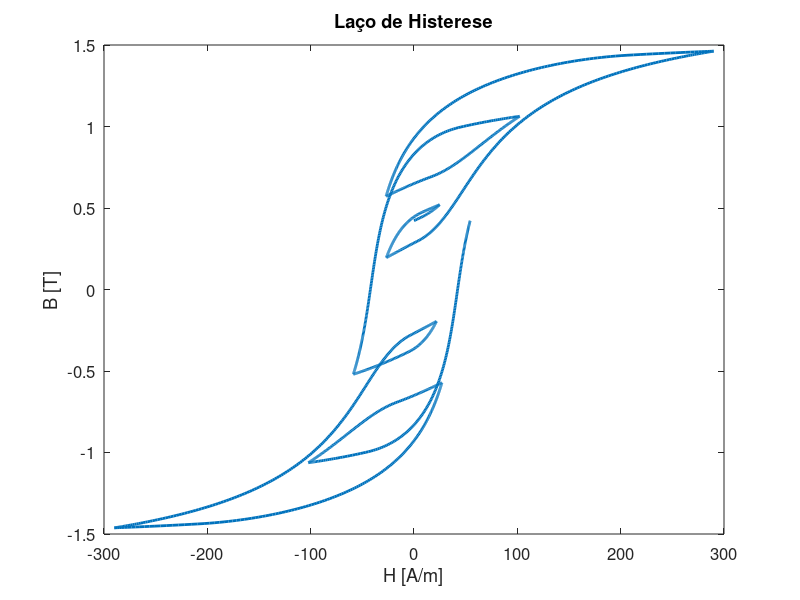
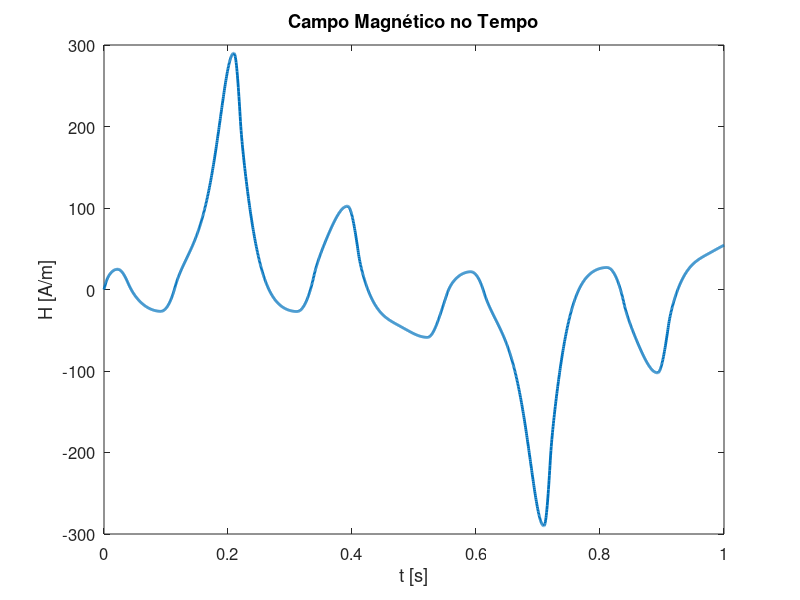
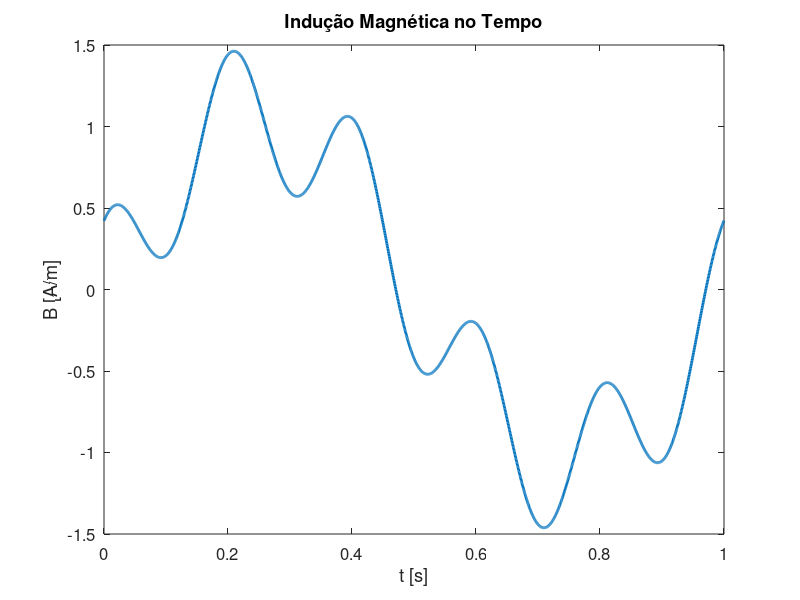
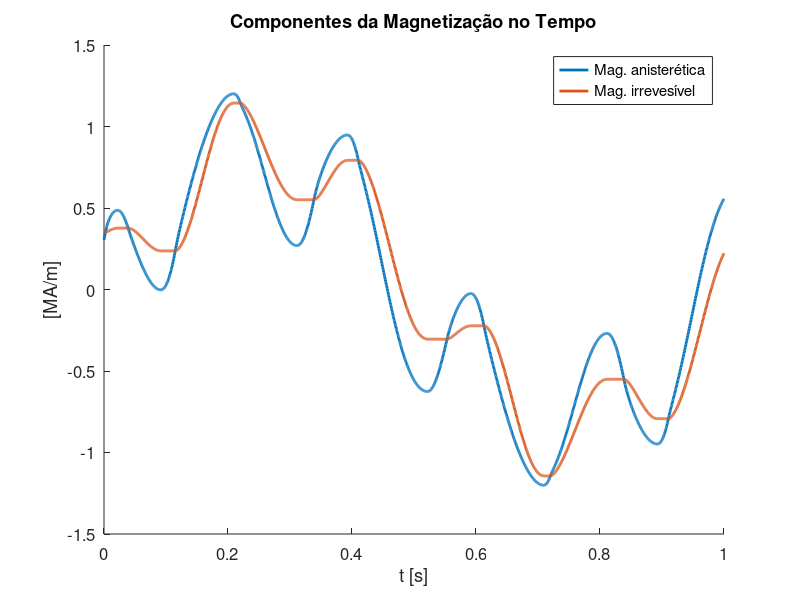

The MATLAB script that drew these images, in order:
%%%%%%%%%%%%%%%%%%%%%%%%%%%%%%%%%%%%%%%%%%%%%%%%%%%%%%%%%%%%%%%%%%%%%%%%%%%%%%%
%
% Implementação do modelo de Jiles-Atherton escalar [1] (e, por
% consequência isotrópico) para cálculo da histerese em materiais
% magnéticos.
%
% EEL510236-41000056DO/ME (20251) - Materiais Elétricos e Magnéticos
%
% Matheus Henrique Wagner
%
%   De acordo com o modelo de Jiles-Atherton, a histerese magnética é modelada
% através de uma Equação Diferencial Ordinária (EDO) no tempo (t). A variável a
% ser integrada (ou variável dinâmica, também às vezes chamada de variável de
% estado) é a magnetização irreversível (M_ir) do material. O modelo também
% pode ser formulado para que a magnetização total (M) seja a variável de
% estado.
%
%   Não houve problemas com essa formulação no problema escalar, ao menos nos
% casos testados com magnetização inicial nula. Já no caso vetorial
% (Bergqvist) [1], algumas questões numéricas fazem com que a formulação
% baseada em `M_ir` seja cerca de 500x mais eficiente.
%
%   Além disso, levando em consideração que em modelos de elementos finitos a
% variável de estado é comumente o potencial (vetor) magnético, de onde se
% encontra de forma direta a indução magnética, a formulação aqui utilizada
% toma como excitação a indução, diferentemente do modelo original, que é
% excitado por campo magnético.
%
%   OBS.: este script foi testado em Octave e pode necessitar pequenas
% adaptações de sintaxe para rodar em MATLAB. Uma alternativa é utilizar o
% `OctaveOnline`:
% https://octave-online.net/workspace~afrqkndQgtEXNgCGTdPQCnxbcHehzbjhXwikwxfcRFZpyxVj
%
%   1. FORMULAÇÃO
%
%   Neste script a formulação com `M` sendo a variável de estado é utilizada.
% Ou seja, o problema a ser resolvido é
%
%                          - t
%                        /
%                       |  dM
%     M(t) = M(ti) +    |  -- dt ,  (1)
%                       |  dt
%                      /
%                    -  ti
%
% sendo `ti` o tempo inicial, e utiliza-se a indução magnética (B) como
% excitação
%
%     dM   dM dB
%     -- = -- -- ,  (2)
%     dt   dB dt
%
%               dM
%               --
%     dM        dH
%     -- = -------------- ,
%     dB             dM
%          mu0 ( 1 + -- )
%                    dH
%
%                   dM_an         dM_ir
%                 c ----- + (1-c) -----
%     dM             dHe           dHe
%     -- = ------------------------------------ ,
%     dH                dM_an          dM_ir
%          1 - alpha (c ------ + (1-c) ----- )
%                        dHe            dHe
%
% sendo `alpha` (acoplamento inter-domínio) e `c` (reversibilidade da
% magnetização) parâmetros do modelo, `mu0` a permeabilidade magnética do
% vácuo, `H` o campo magnético e (baseando-se em Bergqvist [1] para a
% derivada de `M_ir`)
%
%     He = H + alpha M,
%
%     M_an = ms (coth(He/a)-(a/He)),
%
%                 -  | M_an - M_ir |                    dH
%     dM_ir     /    --------------- , se (M_an - M_ir) -- > 0     (3)
%     ----- = -             k                           dt      ,
%      dHe      \
%                 -         0        , caso contrário
%
% sendo `ms` (magnetização de saturação), `a` (densidade de paredes de domínio)
% e `k` (energia média necessária para romper `fixamento` (pinning)) são
% parâmetros do modelo e
%
%            M - c M_an
%     M_ir = ---------- .  (4)
%              1-c
%
%   Neste trabalho, `dH/dt` na equação 3 será substituído por `dB/dt`, visto
% que a derivada de ambos no caso escalar tem o mesmo sinal, assim
%
%                 -  | M_an - M_ir |                    dB
%     dM_ir     /    --------------- , se (M_an - M_ir) -- > 0
%     ----- = -             k                           dt      .
%      dHe      \
%                 -         0        , caso contrário
%
%   Também nota-se que na equação 4 fica implícita a relação entre as
% componentes reversível (M_an) e irreversível (M_ir) da magnetização total
% (M):
%
%     M = c M_an + (1-c) M_ir.
%
%   OBS.: os parâmetros do modelo de histerese utilizados para simulação neste
% script provém de [2], tabela 6.1, coluna `Conhecido`. São eles:
%
%   +----------+-------------+
%   | ms [A/m] | 1,47 x 10^6 |
%   +----------+-------------+
%   | k [A/m]  | 70,0        |
%   +----------+-------------+
%   | c        | 340 x 10^-3 |
%   +----------+-------------+
%   | a [A/m]  | 89,0        |
%   +----------+-------------+
%   | alpha    | 169 x 10^-6 |
%   +----------+-------------+
%
%   2. INTEGRAÇÃO
%
%   A resolução numérica de EDOs no tempo (também chamadas de Problema de
% Valor Inicial (PVI)) é realizada através de integradores.
%
%   Esse tópico é tema de pesquisa há várias décadas, pois é fundamental para
% muitas áreas da física e engenharia. Na elétrica, qualquer estudo transiente
% de equipamento ou circuito precisa resolver numericamente um PVI. Dessa
% forma, existem diversos algoritmos exaustivamente estudados e testados à
% nossa disposição.
%
%   Para este script em questão, é relevante saber que os algoritmos
% implementados para resolução de PVIs ditos explícitos (caso do modelo de
% Jiles-Atherton) são padronizados para ter como `entrada` a função f(x, t)
% definida por
%
%               dx
%     f(x, t) = -- ,
%               dt
%
% sendo `x` a variável de estado, e também o valor inicial (x_0) e o intervalo
% de integração [ti, tf].
%
%   3. IMPLEMENTAÇÃO
%
%   A implementação consiste em fornecer uma função `dmdt` que calcule o lado
% esquerdo da equação 2, tendo como entradas o valor atual de `M` e a excitação
% `B` e `dB/dt`, ou seja,
%
%     f(M, t) = dmdt(M, B(t), dBdt(t)).
%
%   Assim, também se faz necessário fornecer uma excitação de indução
%   magnética arbitrária, juntamente com uma função para cálculo da sua
%   derivada.
%
%   3.1. INTEGRADORES DE EDO DO OCTAVE/MATLAB
%
%   Runge-Kutta
%   -----------
%
%   Os métodos Runge-Kutta são implementados pela própria biblioteca do Octave.
%
%     `ode45`: integra um sistema de EDOs non-stiff (ou EDAs (Equações
%     Diferencias Algébricas) de indíce 1) usando o método de Dormand-Prince de
%     ordem alta e passo variável
%
%     `ode23`: integra um sistema de EDOs non-stiff (ou EDAs de índice 1).
%     Utiliza o método de Bogacki-Shampine de ordem 3 e adapta o tamanho de
%     passo local de acordo com uma tolerância especificada pelo usuário.
%
%     `ode23s`: integra um sistem de EDOs stiff (ou EDAs de índice 1)
%     utilizando um método de Rosenbrock de ordem 2 modificado.
%
%
%   Métodos de passo múltiplo
%   -------------------------
%
%   Métodos que utilizam o IDA, da biblioteca (c) SUNDIALS:
%
%     `ode15s`: integra um sistema de EDOs stiff (ou EDAs de índice 1)
%     utilizando um método de passo e ordem variáveis baseado nas fórmulas de
%     diferenciação atrasadas (Backward Difference Formulas (BDF)).
%
%     `ode15i`: integra um sistema de EDOs ímplicitas (ou EDAs de índice 1)
%     utilizando o mesmo método da `ode15s`.
%
%   Método que utiliza o LSODE, da biblioteca (Fortran 77) ODEPACK:
%
%     `lsode`: integra um sistema de EDOs stiff ou non-stiff. Utiliza métodos
%     de passo e ordem variáveis, sendo (BDF) para EDOs stiff.
%
%   OBS.: neste script limita-se ao uso do solver `lsode`. A utilização de
% qualquer um dos outros solvers tem sintaxe praticamente idêntica.
%
%   4. VISUALIZAÇÃO
%
%   Alguns gráficos são gerados para visualização dos resultados, são eles:
%
%  - Laço de histerese;
%  - Campo magnético no tempo;
%  - Indução no tempo;
%  - Componentes da magnetização no tempo.
%
%   Esses gráficos são gerados para os seguintes casos:
%
%  - Curva de magnetização inicial;
%  - Aumento gradual da indução máxima alternada, formando laços de
%    variadas amplitudes;
%  - Indução com harmônicas de 3º e 5º grau, formando laços menores
%    deslocados do 0,0;
%
%   5. REFERÊNCIAS
%
% [1]: Gyselinck, Johan & Dular, Patrick & Sadowski, Nelson & Leite, J.V.
% & Bastos, J.P.A.. (2004). Incorporation of a Jiles-Atherton vector
% hysteresis model in 2D FE magnetic field computations: Application of
% the Newton-Raphson method. COMPEL: The International Journal for
% Computation and Mathematics in Electrical and Electronic Engineering.
% 23. 685-693. 10.1108/03321640410540601.
%
% [2]: Batistela, N. J. (2001). Caracterização e modelagem eletromagnética
% de lâminas de aço silício. Tese (doutorado) - Universidade Federal de
% Santa Catarina, Florianópolis, SC, Brasil.
%
%%%%%%%%%%%%%%%%%%%%%%%%%%%%%%%%%%%%%%%%%%%%%%%%%%%%%%%%%%%%%%%%%%%%%%%%%%%%%%%

clear all

%%%%% CONSTANTES FÍSICAS %%%%%
global mu0 = 4e-7*pi;

%%%%% PARÂMETROS DO MATERIAL %%%%%
% parâmetros fornecidos em [2]
global ms = 1.47e6; global a = 89; global k = 70; global c = 340e-3;
global alpha = 169e-6;

% parâmetros fornecidos em [1]
%global ms = 1145500; global a = 59; global k = 99; global c = .55;
%global alpha = 1.3e-4;

% fronteira do intervalo [-He/a = -man_iso_lc, He/a = man_iso_lc] dentro do
% qual M_an é linearmente continuada, evitando divisão por números próximos de
% zero
global man_iso_lc = 1e-4;
global slope_iso_lc = ms * (1.0/tanh(man_iso_lc)-(1/man_iso_lc))/(a*man_iso_lc);

%%%%% DEFINIÇÃO DAS FUNÇÕES DO MODELO %%%%%
% M_an
function result = man_iso(He)
  global a; global man_iso_lc; global ms; global slope_iso_lc;
  if abs(He/a) > man_iso_lc
    % região longe de zero
    result = ms * (1.0/tanh(He/a)-(a/He));
  else 
    % região próxima de zero
    result = slope_iso_lc * He;
  end
end

% dM_an
% -----
%  dHe
function result = dmandHe(He)
  global a; global man_iso_lc; global ms; global slope_iso_lc;
  if abs(He/a) > man_iso_lc
    % região longe de zero
    result = ms * (a/(He*He) - (1.0/sinh(He/a))^2 / a);
  else
    % região próxima de zero
    result = slope_iso_lc;
  end
end

% dM_ir
% -----
%  dHe
% definição baseada em Bergqvist [1]
function result = dmirdHe(man, mi, dBdt)
  global k;
  aux = (man - mi)/k;
  if dBdt * aux > 0
    result = abs(aux);
  else
    result = 0;
  end
end

% dM
% --
% dt
function result = dmdt(M, B, dBdt)
  global mu0; global alpha; global c;
  H = B/mu0 - M;
  He = H + alpha * M;
  M_an = man_iso(He);
  M_ir = (M - c*M_an) / (1-c);
  dM_andHe = dmandHe(He);
  dM_irdHe = dmirdHe(M_an, M_ir, dBdt);
  dMdH = (c*dM_andHe + (1-c)*dM_irdHe) ...
          / (1 - alpha * (c*dM_andHe + (1-c)*dM_irdHe));
  dMdB = dMdH / (mu0 * (1 + dMdH));
  result = dMdB * dBdt;
end

%%%%% DEFINIÇÃO DAS FUNÇÕES DE EXCITAÇÃO %%%%%

% intervalo de simulação
global ti = 0; global tf = 1;

% indução máxima
global B_max = 1.5;

% B(t)
function result = B(t)
  % São disponibilizadas diversas curvas `B(t)` para geração de cada um
  % dos gráficos apresentados no trabalho. Para simular, basta descomentar
  % a curva desejada e comentar todas as outras. Não esquecer de fazer o
  % mesmo para dBdt(t).

  global ti; global tf; global B_max;

  % Curva de magnetização inicial
  %result = t * B_max/(tf-ti);

  % `n-2` laços menores (plotar com no mínimo 100n pontos)
  %n = 10; T = (tf-ti)/n;
  %j = floor((t-ti)/T) + 1;
  %result = j/(n-1) * B_max*sin(2*pi*(2/T)*t);

  % harmônica de nº grau com amplitude relativa h_amp e defasagem phi
  % caso n = 3
  %n = 3; h_amp = .3; phi = 15 * pi/180;
  %result = B_max*(sin(2*pi*(1/(tf-ti))*t) ...
  %                + h_amp * sin(2*pi*(n/(tf-ti))*t + phi));

  % caso n = 5
  n = 5; h_amp = .4; phi = 80 * pi/180;
  result = 1/1.4 * B_max*(sin(2*pi*(1/(tf-ti))*t) ...
    + h_amp * sin(2*pi*(n/(tf-ti))*t + phi));
end

% dB
% --
% dt
function result = dBdt(t)
  global ti; global tf; global B_max;

  % magnetização inicial
  %result = B_max/(tf-ti);

  % `n-2` laços menores (plotar com no mínimo 100n pontos)
  %n = 10; T = (tf-ti)/n;
  %j = floor((t-ti)/T) + 1;
  %result = j/(n-1) * 2*pi*(2/T) * B_max*cos(2*pi*(2/T)*t);

  % harmônica de nº grau com amplitude relativa h_amp e defasagem phi
  % caso n = 3
  %n = 3; h_amp = .3; phi = 15 * pi/180;
  %result = B_max * (2*pi*(1/(tf-ti)) * cos(2*pi*(1/(tf-ti))*t) ...
  %  + 2*pi*(n/(tf-ti)) * h_amp * cos(2*pi*(n/(tf-ti))*t + phi));

  % caso n = 5
  n = 5; h_amp = .4; phi = 80 * pi/180;
  result = 1/1.4 * B_max * (2*pi*(1/(tf-ti)) * cos(2*pi*(1/(tf-ti))*t) ...
    + 2*pi*(n/(tf-ti)) * h_amp * cos(2*pi*(n/(tf-ti))*t + phi));
end

%%%%% DEFINIÇÃO DOS PARÂMETROS E RESOLUÇÃO %%%%%

% magnetização inicial (tal que H(ti) = 0)
M_0 = B(ti)/mu0;

% número de passos no tempo para os quais se tem interesse na solução
num_output_steps = 2000;

ode_options = odeset(
  'RelTol', 1e-4,
  'AbsTol', 1e-6,
  'MaxStep', 1e-1,
  'InitialStep', 1e-3);

f = @(M, t) dmdt(M, B(t), dBdt(t));

%%%%% SOLUÇÃO UTILIZANDO O LSODE %%%%%

sol_time = transpose(linspace(ti, tf, num_output_steps));
M_vec = lsode(f, M_0, sol_time);

%%%%% VISUALIZAÇÃO %%%%%

% cálculo dos vetores para plotagem
B_vec = zeros(size(sol_time));
H_vec = zeros(size(sol_time));
Man_vec = zeros(size(sol_time));
Mir_vec = zeros(size(sol_time));

for i=1:length(sol_time)
  B_vec(i) = B(sol_time(i));
  H_vec(i) = B_vec(i)/mu0-M_vec(i);
  He = H_vec(i) + alpha * M_vec(i);
  Man_vec(i) = man_iso(He);
  Mir_vec(i) = (M_vec(i) - c * Man_vec(i)) / (1-c);
end

% salvar valores em arquivo
%dlmwrite("results.txt", [H_vec, B_vec, Man_vec, Mir_vec], "delimiter", " ", "newline", "\n")

close all

set(0, "defaultlinelinewidth", 2, "defaultaxesfontsize", 12);

% plot do laço de histerese
figure
plot(H_vec, B_vec)
title("Laço de Histerese")
xlabel("H [A/m]")
ylabel("B [T]")

% plot do campo magnético no tempo
figure
plot(sol_time, H_vec)
title("Campo Magnético no Tempo")
xlabel("t [s]")
ylabel("H [A/m]")

% plot da indução no tempo
figure
plot(sol_time, B_vec)
title("Indução Magnética no Tempo")
xlabel("t [s]")
ylabel("B [A/m]")

% plot das componentes da magnetização no tempo
figure
hold on
plot(sol_time, Man_vec*1e-6)
plot(sol_time, Mir_vec*1e-6)
title("Componentes da Magnetização no Tempo")
xlabel("t [s]")
ylabel("[MA/m]")
legend("Mag. anisterética", "Mag. irrevesível")

